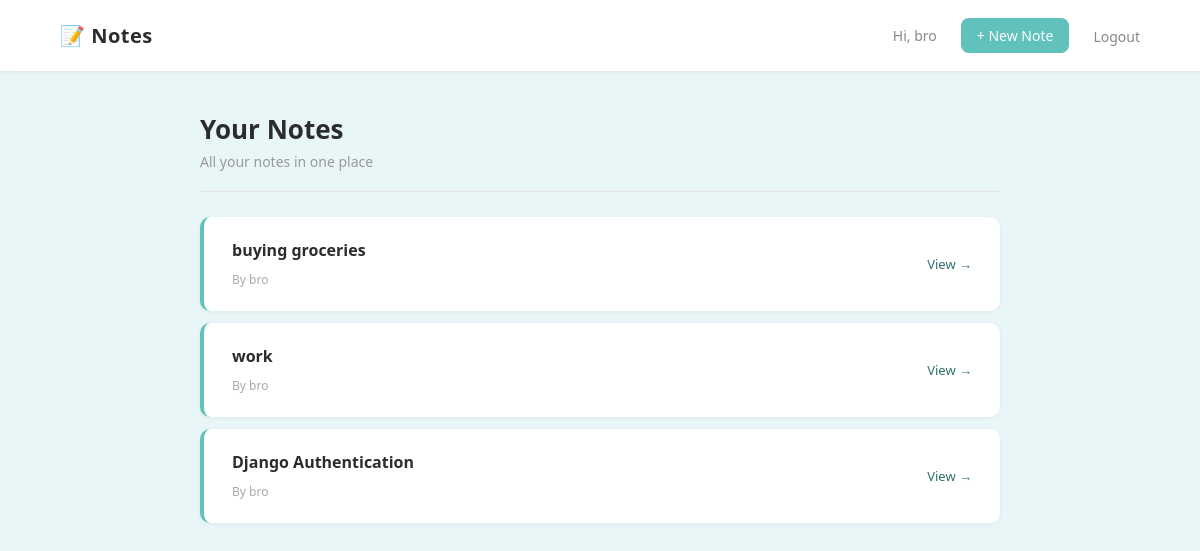
The page / (signed in) on the database as committed earlier.
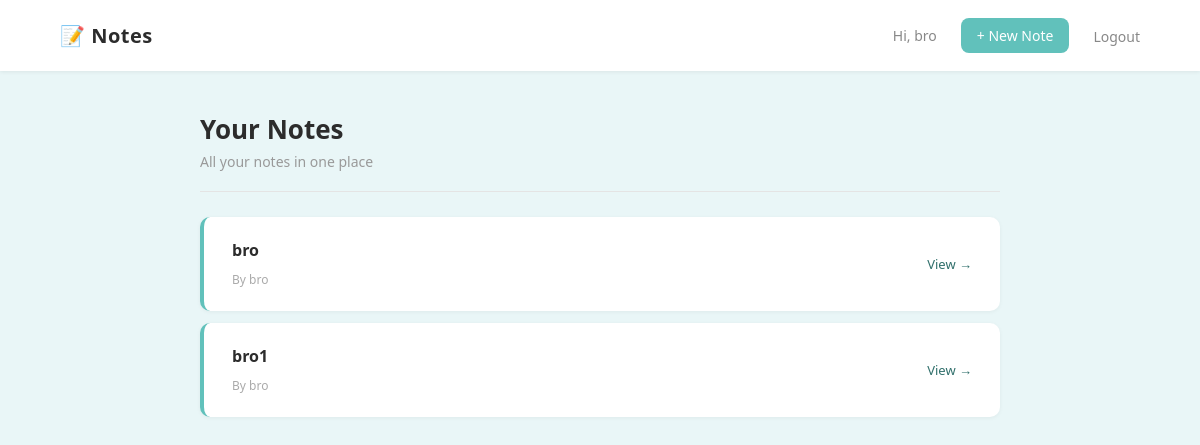
The same page on the database as committed later.
### task/models.py (models this page shows, shortened)
class Task(models.Model):
    title = models.CharField(max_length=100)
    content = RichTextUploadingField()
    task_manager = models.ForeignKey(
    User,
    on_delete=models.CASCADE,
    null=True,
    blank=True
)

### task/views.py (the view)
# urls.py: path('',TaskListView.as_view(),name='task-home'),
class TaskListView(LoginRequiredMixin, ListView):
    model = Task
    template_name = 'task/home.html'
    context_object_name = 'tasks'
    def get_queryset(self):
        return Task.objects.filter(task_manager=self.request.user)

### task/templates/task/home.html (shortened to what this page needs)
<!DOCTYPE html>
<html>
<head>
</head>
<body style="background:#e9f6f7; font-family:Segoe UI, Arial, sans-serif; margin:0; min-height:100vh;">
    <div style="display:flex; justify-content:space-between; align-items:center; padding:18px 60px; background:white; box-shadow:0 1px 4px rgba(0,0,0,0.07); position:sticky; top:0; z-index:10;">
        <h2 style="margin:0; color:#2c2c2c; font-size:20px; letter-spacing:0.5px;">📝 Notes</h2>
        <div style="display:flex; gap:24px; align-items:center;">
            {% if user.is_authenticated %}
                <span style="color:#888; font-size:14px;">Hi, {{ user.username }}</span>
                <a href="/task/new/" style="text-decoration:none; color:#fff; background:#61c1bb; padding:8px 16px; border-radius:8px; font-size:14px; font-weight:500;">+ New Note</a>
                <form method="POST" action="/logout/" style="display:inline; margin:0; padding:0;">
                    <button type="submit" style="background:none; border:none; color:#888; font-size:14px; cursor:pointer; padding:0; font-family:Segoe UI, Arial, sans-serif;">Logout</button>
                </form>
            {% else %}
                <a href="/register/" style="text-decoration:none; color:#555; font-size:14px;">Register</a>
                <a href="/login/" style="text-decoration:none; color:#fff; background:#61c1bb; padding:8px 16px; border-radius:8px; font-size:14px;">Login</a>
            {% endif %}
        </div>
    </div>
    <div style="max-width:800px; margin:40px auto 20px; padding:0 20px;">
        <h1 style="margin:0 0 5px; color:#2c2c2c; font-size:26px;">Your Notes</h1>
        <p style="color:#999; margin:0; font-size:14px;">All your notes in one place</p>
    </div>
    <div style="max-width:800px; margin:0 auto 25px; padding:0 20px;">
        <hr style="border:none; border-top:1px solid #e4e4e4;">
    </div>
    <div style="max-width:800px; margin:auto; padding:0 20px 60px;">
        {% for task in tasks %}
        <div style="background:white; padding:22px 28px; margin-bottom:12px; border-radius:10px; box-shadow:0 1px 4px rgba(0,0,0,0.05); border-left:4px solid #61c1bb; display:flex; justify-content:space-between; align-items:center;">
            <div>
                <a href="/task/{{ task.id }}/" style="text-decoration:none;">
                    <h3 style="margin:0 0 6px; color:#2c2c2c; font-size:16px;">{{ task.title }}</h3>
                </a>
                <span style="font-size:12px; color:#aaa;">By {{ task.task_manager }}</span>
            </div>
            <a href="/task/{{ task.id }}/" style="text-decoration:none; color:#31706c; font-size:13px;">View →</a>
        </div>
        {% endfor %}
    </div>
</body>
</html>

Rows that differ between the two databases and show on the page:
removed Task: title "buying groceries", task_manager "bro"
removed Task: title "work", task_manager "bro"
removed Task: title "Django Authentication", task_manager "bro"
added Task: title "bro", task_manager "bro"
added Task: title "bro1", task_manager "bro"
